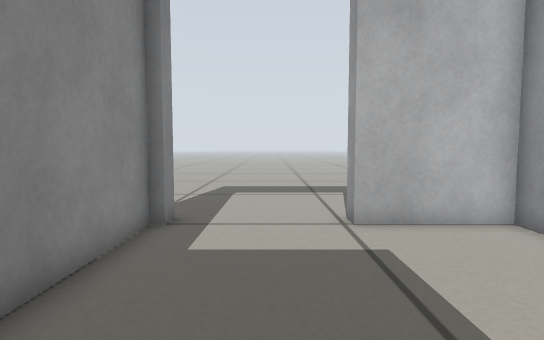
View 1 (above)

16 first-person views from a walk through a robot-simulator world made for Gazebo. The camera is 0.37 m above the floor, tilts 4° down and sees 80° across. The floor is counted in squares, 0.2 m on a side. Each view is taken from the middle of a square. On the plan, view 1 faces up. The plan holds only what a view shows up to about 17 squares ahead; the rest is blank.

View 2
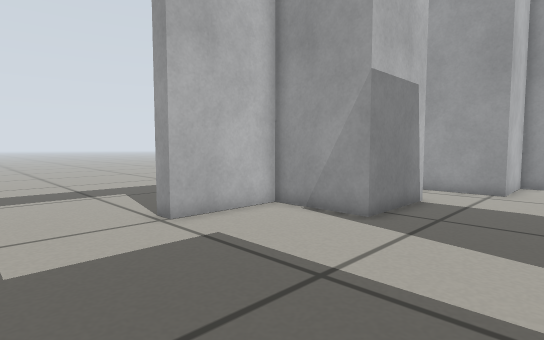

View 3
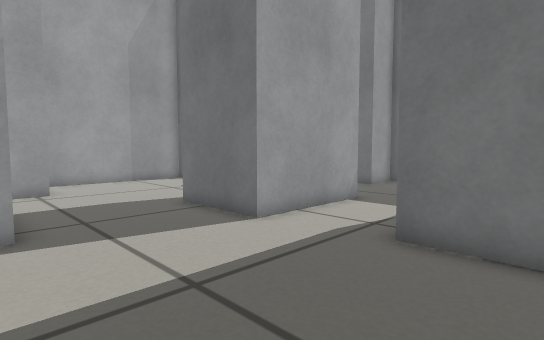

View 4
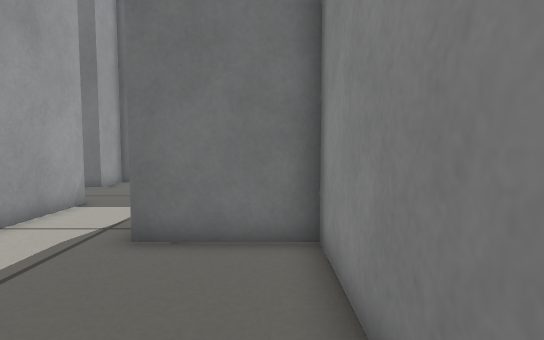

View 5
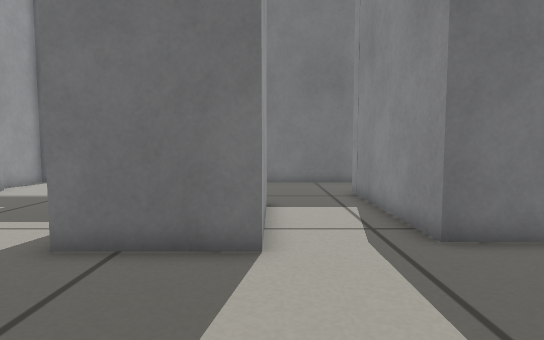

View 6
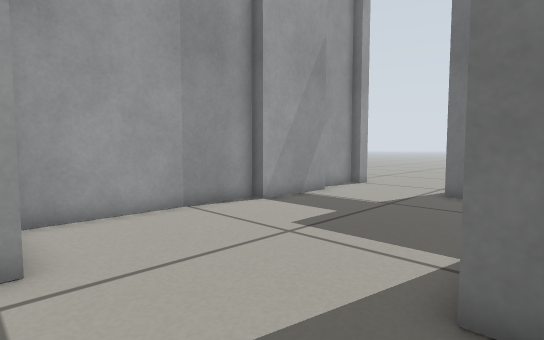

View 7
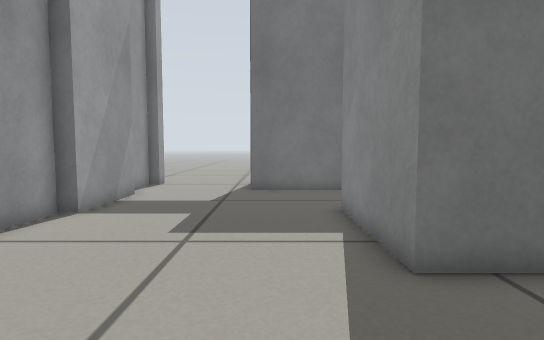

View 8
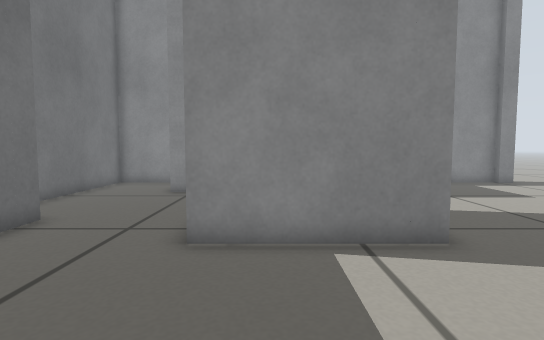

View 9
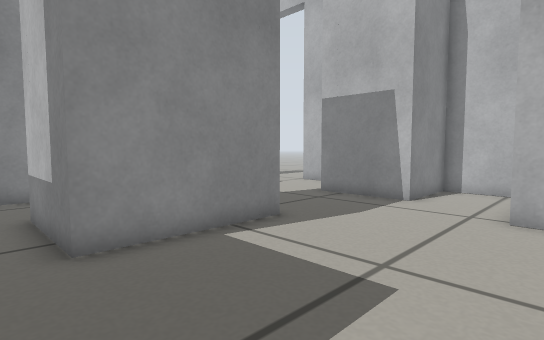

View 10
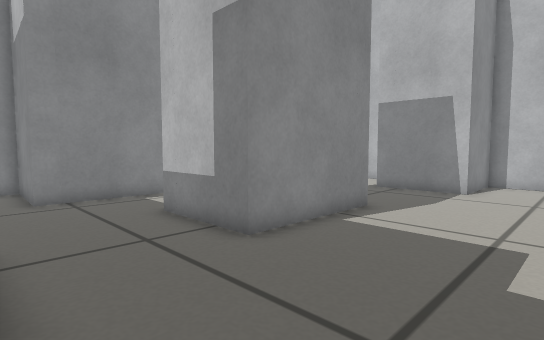

View 11
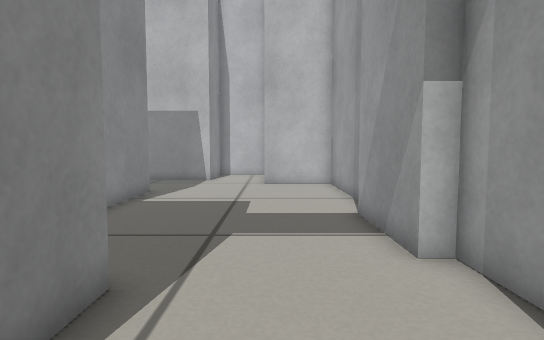

View 12
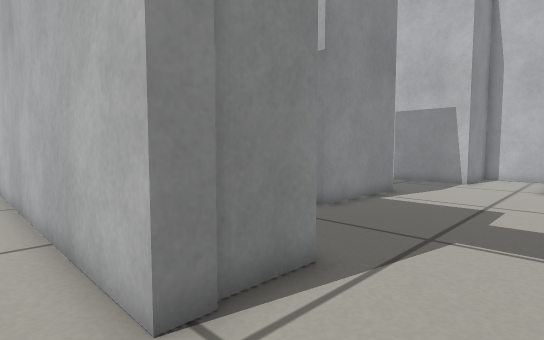

View 13
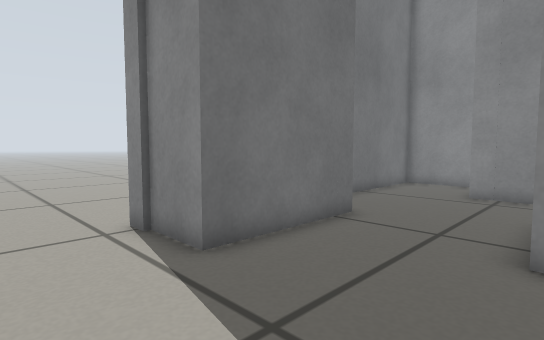

View 14
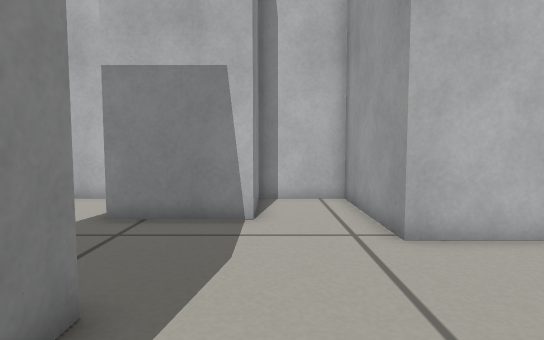

View 15
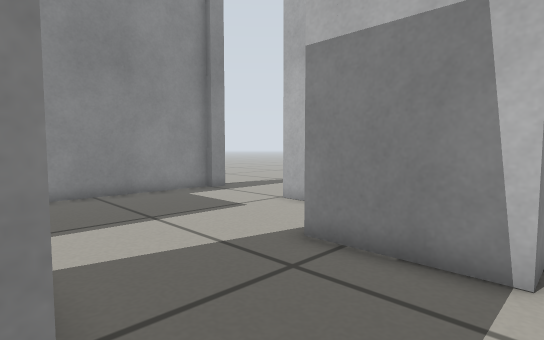

View 16
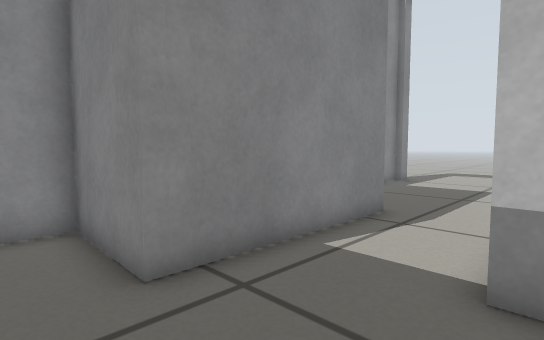

### Floor plan
Key: @ floor where view 1 was taken; # wall or solid block; . floor; D open door.
Columns run from 3 left of view 1 to 16 right of it. Each row starts with its distance up from view 1.
 10 ......
  9 ......
  8 #DDDDD####  #####
  7 #........#  #...#
  6 #........#  #...#
  5 #........#  #...#
  4 #........####...#
  3 #...............####
  2 #..................#
  1 #..................#
  0 #..@...............#
 -1 ####...#####.......#
 -2    ##..#   #.......#
 -3     #..#   #.......#
 -4     #..#   #.......#
 -5     #..#####.......#
 -6     #..............#
 -7     #..............#
 -8 #####..............#
 -9 #..................#
-10 #........######....#
-11 #........######....#
-12 ##############DDDDD#
-13    ............DDDD
-14            .......

Positions as (right, up) in squares from view 1, and headings:
1: (0, 0), facing up
2: (-2, 0), facing up-right
3: (-2, 5), facing down-right
4: (-2, 5), facing down
5: (4, 5), facing down
6: (7, 3), facing down-right
7: (10, 4), facing down
8: (14, -4), facing left
9: (14, -7), facing up-left
10: (13, -10), facing up-left
11: (13, -14), facing up
12: (14, -14), facing up-left
13: (14, -5), facing down-left
14: (10, -4), facing up
15: (10, -1), facing up-left
16: (5, -10), facing up-left
